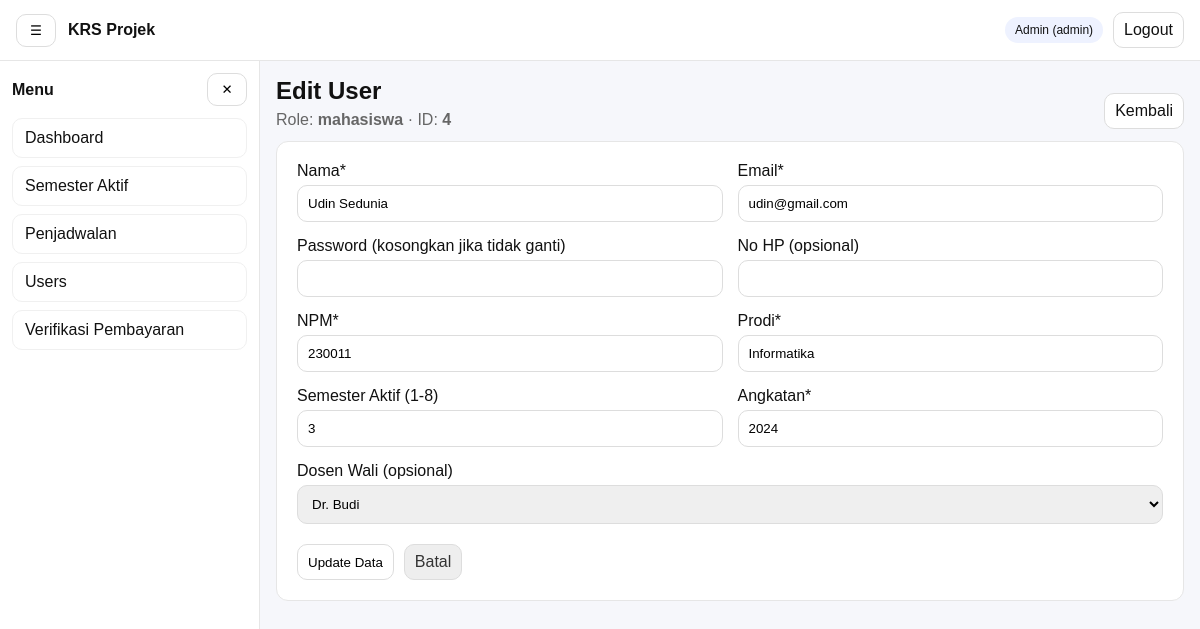
Page /admin/users/edit.php?id=4 (signed in) on the committed database.
### tables this page shows
CREATE TABLE `users` (
  `id` int(11) NOT NULL,
  `name` varchar(120) NOT NULL,
  `email` varchar(120) NOT NULL,
  `role` enum('admin','mahasiswa','dosen') NOT NULL,
  `password_hash` varchar(255) NOT NULL,
  `created_at` timestamp NOT NULL DEFAULT current_timestamp()
);

CREATE TABLE `mahasiswa` (
  `id` int(11) NOT NULL,
  `user_id` int(11) NOT NULL,
  `npm` varchar(30) NOT NULL,
  `prodi` varchar(120) NOT NULL,
  `semester_aktif` tinyint(3) UNSIGNED NOT NULL DEFAULT 1,
  `angkatan` year(4) NOT NULL,
  `dosen_wali_id` int(11) DEFAULT NULL,
  `no_hp` varchar(30) DEFAULT NULL,
  `alamat` text DEFAULT NULL,
  `created_at` timestamp NOT NULL DEFAULT current_timestamp(),
  `updated_at` timestamp NULL DEFAULT NULL ON UPDATE current_timestamp()
);

CREATE TABLE `dosen` (
  `id` int(11) NOT NULL,
  `user_id` int(11) NOT NULL,
  `nidn` varchar(30) NOT NULL,
  `prodi` varchar(120) DEFAULT NULL,
  `no_hp` varchar(30) DEFAULT NULL,
  `created_at` timestamp NOT NULL DEFAULT current_timestamp(),
  `updated_at` timestamp NULL DEFAULT NULL ON UPDATE current_timestamp()
);

### includes/functions.php (called while the page is built, shortened)
<?php
function e(?string $str): string {
  return htmlspecialchars((string)$str, ENT_QUOTES, 'UTF-8');
}
function url(string $path = ''): string {
  $path = ltrim($path, '/');
  return APP_URL . ($path ? '/' . $path : '');
}

### admin/users/edit.php (the view, shortened to what this page needs)
<?php
require_once __DIR__ . '/../../includes/functions.php';
$pdo = db();
$pdo->setAttribute(PDO::ATTR_DEFAULT_FETCH_MODE, PDO::FETCH_ASSOC);
$targetId = (int)($_GET['id'] ?? 0);
$targetUser = [];
$targetRole = '';
$mhs = ['npm' => '', 'prodi' => '', 'semester_aktif' => 1, 'angkatan' => '', 'no_hp' => '', 'dosen_wali_id' => 0];
$dsn = ['nidn' => '', 'prodi' => '', 'no_hp' => ''];
$dosenWaliOptions = [];
try {
    $st = $pdo->prepare("SELECT id, name, email, role FROM users WHERE id = ? LIMIT 1");
    $st->execute([$targetId]);
    $targetUser = $st->fetch() ?: [];
    $targetRole = strtolower((string)($targetUser['role'] ?? ''));
    if ($targetRole === 'mahasiswa') {
        $st = $pdo->prepare("SELECT npm, prodi, semester_aktif, angkatan, no_hp, dosen_wali_id FROM mahasiswa WHERE user_id = ? LIMIT 1");
        $st->execute([$targetId]);
        $mhs = array_merge($mhs, $st->fetch() ?: []);
        $dosenWaliOptions = $pdo->query("
            SELECT d.id AS dosen_id, u.name AS nama
            FROM dosen d
            JOIN users u ON u.id = d.user_id
            ORDER BY u.name
        ")->fetchAll() ?: [];
    } elseif ($targetRole === 'dosen') {
        $st = $pdo->prepare("SELECT nidn, prodi, no_hp FROM dosen WHERE user_id = ? LIMIT 1");
        $st->execute([$targetId]);
        $dsn = array_merge($dsn, $st->fetch() ?: []);
    }
} catch (Throwable $e) {
    flash_set('global', APP_DEBUG ? ('DB error: ' . $e->getMessage()) : 'Terjadi kesalahan.', 'danger');
    redirect(url('admin/users/index.php'));
}
?>
<?php
include __DIR__ . '/../../partials/header.php';
include __DIR__ . '/../../partials/navbar.php';
?>
<div class="layout">
    <?php include __DIR__ . '/../../partials/sidebar.php'; ?>
    <main class="content">
        <div style="display:flex; justify-content:space-between; align-items:end; flex-wrap:wrap; gap:10px;">
            <div>
                <h2 style="margin:0;">Edit User</h2>
                <div style="color:#666; margin-top:6px;">
                    Role: <b><?= e($targetRole) ?></b> · ID: <b><?= (int)$targetId ?></b>
                </div>
            </div>
            <a class="btn" href="<?= e(url('admin/users/index.php')) ?>">Kembali</a>
        </div>
        <section style="background:#fff; border:1px solid #e6e6e6; border-radius:12px; padding:20px; max-width:980px; margin-top:12px;">
            <form method="post" action="<?= e(url('admin/users/edit.php?id='.$targetId)) ?>">
                <div style="display:grid; grid-template-columns: repeat(2, 1fr); gap:15px;">
                    <div>
                        <label style="display:block; margin-bottom:5px;">Nama*</label>
                        <input name="name" required value="<?= e((string)$targetUser['name']) ?>" style="width:100%; padding:10px; border:1px solid #ddd; border-radius:10px;">
                    </div>
                    <div>
                        <label style="display:block; margin-bottom:5px;">Email*</label>
                        <input name="email" type="email" required value="<?= e((string)$targetUser['email']) ?>" style="width:100%; padding:10px; border:1px solid #ddd; border-radius:10px;">
                    </div>
                    <div>
                        <label style="display:block; margin-bottom:5px;">Password (kosongkan jika tidak ganti)</label>
                        <input name="password" type="password" style="width:100%; padding:10px; border:1px solid #ddd; border-radius:10px;">
                    </div>
                    <div>
                        <label style="display:block; margin-bottom:5px;">No HP (opsional)</label>
                        <input name="no_hp" value="<?= e((string)($mhs['no_hp'] ?: $dsn['no_hp'])) ?>" style="width:100%; padding:10px; border:1px solid #ddd; border-radius:10px;">
                    </div>
                    <?php if ($targetRole === 'mahasiswa'): ?>
                        <div>
                            <label style="display:block; margin-bottom:5px;">NPM*</label>
                            <input name="npm" required value="<?= e($mhs['npm']) ?>" style="width:100%; padding:10px; border:1px solid #ddd; border-radius:10px;">
                        </div>
                        <div>
                            <label style="display:block; margin-bottom:5px;">Prodi*</label>
                            <input name="prodi" required value="<?= e($mhs['prodi']) ?>" style="width:100%; padding:10px; border:1px solid #ddd; border-radius:10px;">
                        </div>
                        <div>
                            <label style="display:block; margin-bottom:5px;">Semester Aktif (1-8)</label>
                            <input name="semester_aktif" type="number" min="1" max="8" value="<?= e((string)$mhs['semester_aktif']) ?>" style="width:100%; padding:10px; border:1px solid #ddd; border-radius:10px;">
                        </div>
                        <div>
                            <label style="display:block; margin-bottom:5px;">Angkatan*</label>
                            <input name="angkatan" type="number" min="2000" max="2100" required value="<?= e((string)$mhs['angkatan']) ?>" style="width:100%; padding:10px; border:1px solid #ddd; border-radius:10px;">
                        </div>
                        <div style="grid-column: 1 / -1;">
                            <label style="display:block; margin-bottom:5px;">Dosen Wali (opsional)</label>
                            <select name="dosen_wali_id" style="width:100%; padding:10px; border:1px solid #ddd; border-radius:10px;">
                                <?php foreach ($dosenWaliOptions as $op): ?>
                                    <option value="<?= (int)$op['dosen_id'] ?>" <?= ((int)$mhs['dosen_wali_id'] === (int)$op['dosen_id']) ? 'selected' : '' ?>>
                                        <?= e($op['nama']) ?>
                                    </option>
                                <?php endforeach; ?>
                            </select>
                        </div>
                    <?php endif; ?>
                </div>
                <div style="display:flex; gap:10px; margin-top:20px;">
                    <button class="btn" type="submit">Update Data</button>
                    <a class="btn" href="<?= e(url('admin/users/index.php')) ?>" style="background:#eee; color:#333;">Batal</a>
                </div>
            </form>
        </section>
    </main>
</div>
<?php include __DIR__ . '/../../partials/footer.php'; ?>

### assets/css/style.css (style rules this page uses)
* { box-sizing: border-box; }
body { margin: 0; font-family: Arial, sans-serif; background:#f6f7fb; color:#111; }
a { text-decoration: none; color: inherit; }
.btn, .btn-icon { border:1px solid #ddd; background:#fff; border-radius:10px; padding:8px 10px; cursor:pointer; }
.layout { display:flex; min-height: calc(100vh - 56px); }
.content { flex:1; padding: 16px; }

### rows in the picture
users: role "mahasiswa", name "Udin Sedunia", email "udin@gmail.com"
mahasiswa: npm "230011", prodi "Informatika", semester_aktif "3", angkatan "2024", dosen_wali_id "Dr. Budi"

### other values in the picture
APP_NAME "KRS Projek"
$u['name'] "Admin"
$u['role'] "admin"
$it['label'] "Dashboard"
$it['label'] "Semester Aktif"
$it['label'] "Penjadwalan"
$it['label'] "Users"
$it['label'] "Verifikasi Pembayaran"
$targetId "4"
